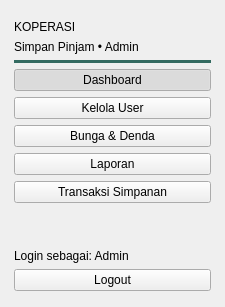
     <widget class="QFrame" name="frameSidebar">
      <property name="minimumSize">
       <size>
        <width>225</width>
        <height>0</height>
       </size>
      </property>
      <property name="maximumSize">
       <size>
        <width>225</width>
        <height>16777215</height>
       </size>
      </property>
      <property name="frameShape">
       <enum>QFrame::NoFrame</enum>
      </property>
      <layout class="QVBoxLayout" name="layoutSidebar">
       <property name="spacing">
        <number>6</number>
       </property>
       <property name="leftMargin">
        <number>14</number>
       </property>
       <property name="topMargin">
        <number>20</number>
       </property>
       <property name="rightMargin">
        <number>14</number>
       </property>
       <property name="bottomMargin">
        <number>16</number>
       </property>
       <item>
        <widget class="QLabel" name="lblAppTitle">
         <property name="text">
          <string>KOPERASI</string>
         </property>
        </widget>
       </item>
       <item>
        <widget class="QLabel" name="lblAppSubtitle">
         <property name="text">
          <string>Simpan Pinjam • Admin</string>
         </property>
        </widget>
       </item>
       <item>
        <widget class="Line" name="lineSidebarTop">
         <property name="styleSheet">
          <string notr="true">background-color: #346B61; max-height: 1px; border: none; margin-top: 6px; margin-bottom: 8px;</string>
         </property>
         <property name="orientation">
          <enum>Qt::Horizontal</enum>
         </property>
        </widget>
       </item>
       <item>
        <widget class="QPushButton" name="btnNavDashboard">
         <property name="text">
          <string>Dashboard</string>
         </property>
         <property name="checkable">
          <bool>true</bool>
         </property>
         <property name="checked">
          <bool>true</bool>
         </property>
         <property name="autoExclusive">
          <bool>true</bool>
         </property>
         <property name="navButton" stdset="0">
          <bool>true</bool>
         </property>
        </widget>
       </item>
       <item>
        <widget class="QPushButton" name="btnNavUser">
         <property name="text">
          <string>Kelola User</string>
         </property>
         <property name="checkable">
          <bool>true</bool>
         </property>
         <property name="autoExclusive">
          <bool>true</bool>
         </property>
         <property name="navButton" stdset="0">
          <bool>true</bool>
         </property>
        </widget>
       </item>
       <item>
        <widget class="QPushButton" name="btnNavParameter">
         <property name="text">
          <string>Bunga &amp;&amp; Denda</string>
         </property>
         <property name="checkable">
          <bool>true</bool>
         </property>
         <property name="autoExclusive">
          <bool>true</bool>
         </property>
         <property name="navButton" stdset="0">
          <bool>true</bool>
         </property>
        </widget>
       </item>
       <item>
        <widget class="QPushButton" name="btnNavLaporan">
         <property name="text">
          <string>Laporan</string>
         </property>
         <property name="checkable">
          <bool>true</bool>
         </property>
         <property name="autoExclusive">
          <bool>true</bool>
         </property>
         <property name="navButton" stdset="0">
          <bool>true</bool>
         </property>
        </widget>
       </item>
       <item>
        <widget class="QPushButton" name="btnNavTransaksi">
         <property name="text">
          <string>Transaksi Simpanan</string>
         </property>
         <property name="checkable">
          <bool>true</bool>
         </property>
         <property name="autoExclusive">
          <bool>true</bool>
         </property>
         <property name="navButton" stdset="0">
          <bool>true</bool>
         </property>
        </widget>
       </item>
       <item>
        <spacer name="spacerSidebar">
         <property name="orientation">
          <enum>Qt::Vertical</enum>
         </property>
         <property name="sizeHint" stdset="0">
          <size>
           <width>20</width>
           <height>40</height>
          </size>
         </property>
        </spacer>
       </item>
       <item>
        <widget class="QLabel" name="lblUserInfo">
         <property name="text">
          <string>Login sebagai: Admin</string>
         </property>
        </widget>
       </item>
       <item>
        <widget class="QPushButton" name="btnLogout">
         <property name="text">
          <string>Logout</string>
         </property>
        </widget>
       </item>
      </layout>
     </widget>
